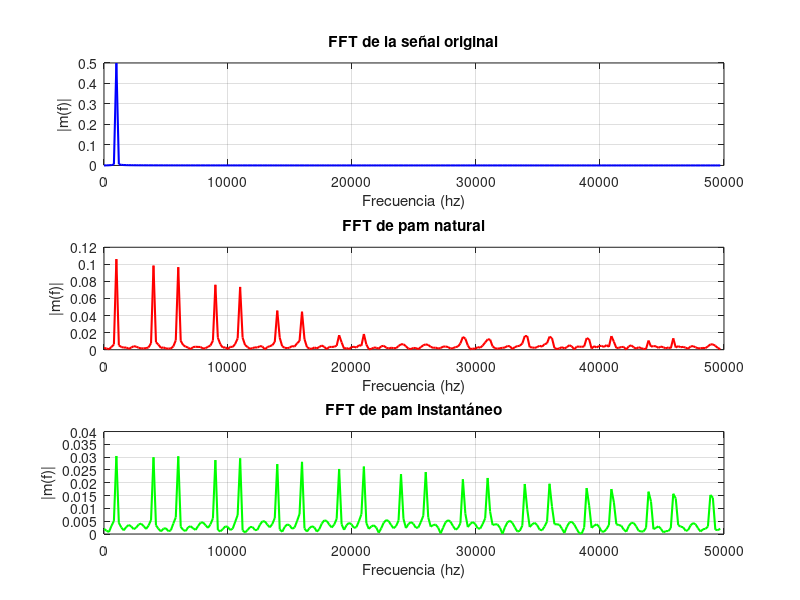

Write MATLAB code to recreate this figure.
clc; clear; close all;

%% definicion de la senal
amp = 1;                      % amplitud de la senal
f_carrier = 1000;             % frecuencia portadora
dt = 1/100000;                % periodo de muestreo
time = 0:dt:5/f_carrier;       % vector de tiempo
signal = amp * sin(2*pi*f_carrier*time);  % generacion de la senal sinusoidal

%% configuracion de la modulacion pam
fsamp = 5000;                 % frecuencia de muestreo para pam
dt_pam = 1/fsamp;             % periodo de muestreo de pam
duty = 0.2;                   % ciclo de trabajo
pulse_width = duty * dt_pam;  % ancho del pulso

%% generacion de pam natural
pulse_nat = zeros(size(time));  % inicializacion del vector de pulsos
for i = 1:length(time)
    if mod(time(i), dt_pam) < pulse_width
        pulse_nat(i) = 1;
    end
end
pam_nat = signal .* pulse_nat;  % aplicacion de la modulacion pam natural

%% generacion de pam instantaneo
pam_inst = zeros(size(time));   % inicializacion del vector pam instantaneo
for i = 1:length(time)
    if mod(time(i), dt_pam) < dt  % condicion para muestreo instantaneo
        pam_inst(i) = signal(i);
    end
end

%% calculo de la fft
N_points = length(time);                              % cantidad de puntos
freq_vector = (0:N_points-1) * (1/dt) / N_points;      % vector de frecuencias
freq_positive = freq_vector(1:N_points/2);             % solo frecuencias positivas

fft_signal = abs(fft(signal)/N_points);               % fft de la senal original
fft_pam_nat = abs(fft(pam_nat)/N_points);             % fft de pam natural
fft_pam_inst = abs(fft(pam_inst)/N_points);           % fft de pam instantaneo

%% graficacion de las fft
figure;
subplot(3,1,1);
plot(freq_positive, fft_signal(1:N_points/2), 'b', 'LineWidth', 1.5);
title('FFT de la señal original');
xlabel('Frecuencia (hz)'); ylabel('|m(f)|');
grid on;

subplot(3,1,2);
plot(freq_positive, fft_pam_nat(1:N_points/2), 'r', 'LineWidth', 1.5);
title('FFT de pam natural');
xlabel('Frecuencia (hz)'); ylabel('|m(f)|');
grid on;

subplot(3,1,3);
plot(freq_positive, fft_pam_inst(1:N_points/2), 'g', 'LineWidth', 1.5);
title('FFT de pam instantáneo');
xlabel('Frecuencia (hz)'); ylabel('|m(f)|');
grid on;
